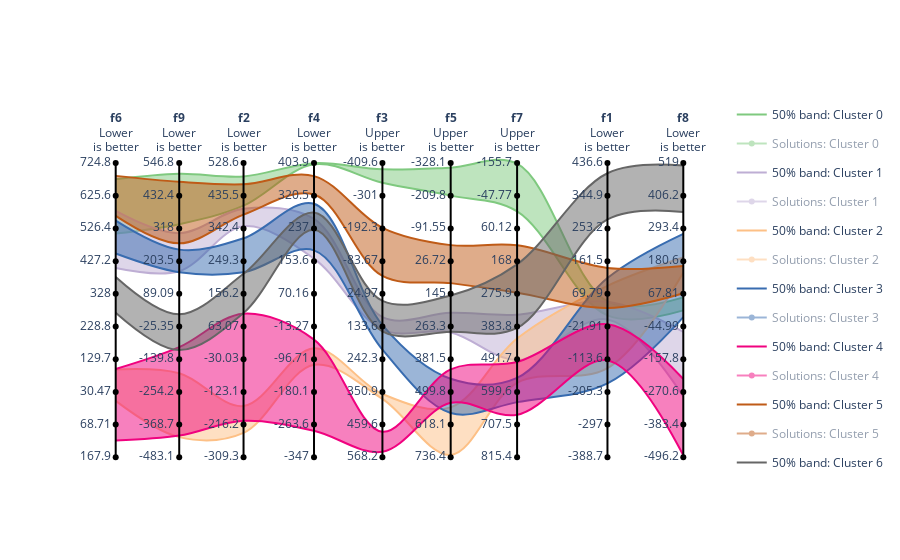

Write notebook code for a chart like this one.
### Code cell
auto_par_coords(data, bands=True)
